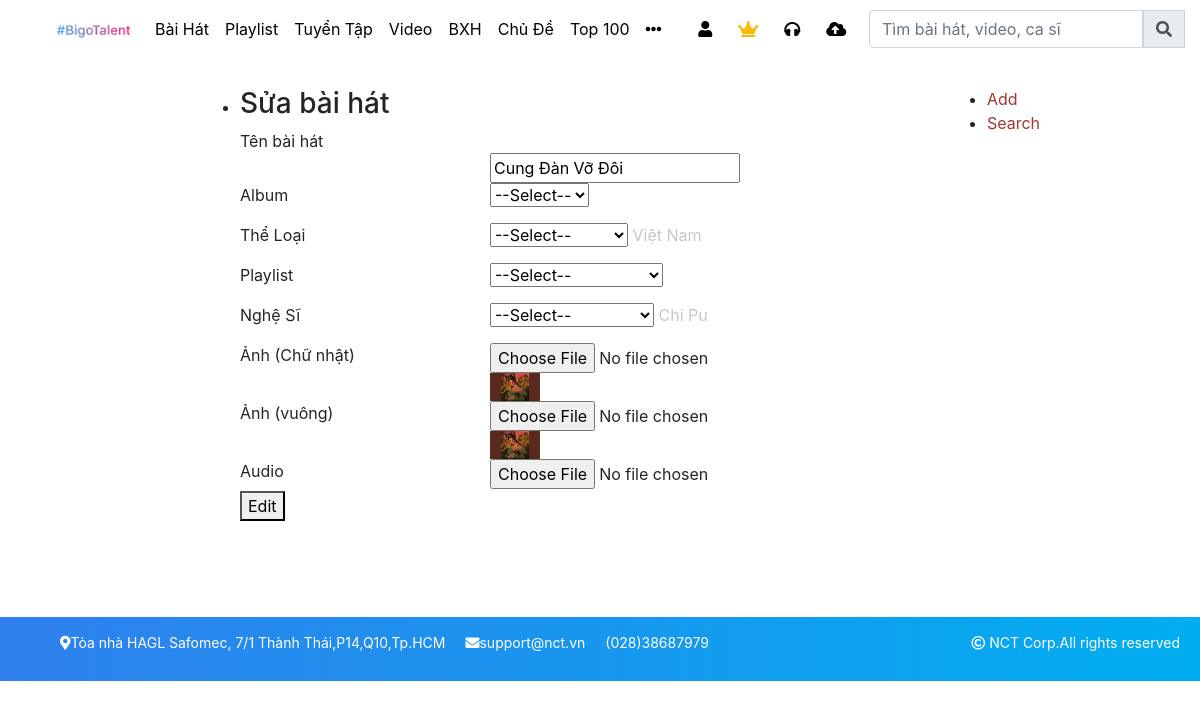
Page /public/edit.php?id=14&&table=baihat on the committed database.
### tables this page shows
CREATE TABLE `baihat` (
  `id` int(11) NOT NULL,
  `idAlbum` varchar(255) NOT NULL,
  `idTheloai` varchar(255) NOT NULL,
  `idPlaylist` varchar(255) NOT NULL,
  `idNghesi` varchar(255) NOT NULL,
  `name` varchar(255) NOT NULL,
  `img` varchar(255) NOT NULL,
  `img_square` varchar(255) NOT NULL,
  `audio` varchar(255) NOT NULL,
  `luotnghe` int(11) NOT NULL,
  `luotnghetuan` int(11) NOT NULL,
  `timecreate` timestamp NOT NULL DEFAULT current_timestamp(),
  `timeupdate` timestamp NULL DEFAULT NULL
);

### public/lib_db.php (called while the page is built, shortened)
<?php
global $link;
function select_one($sql){
	$data = exec_select($sql);
	return $data[0];
}
function exec_select($sql){
	global $link;
	$ret = isset($ret) ? $ret : array();
	$res = $link->query($sql);
	$err = mysqli_error($link);
	if ($res ){
		while( $row = $res->fetch_array(MYSQLI_ASSOC) )
		{
			$ret[]= $row ;
		}
	}
	return $ret;
}

### public/edit.php (the view, shortened to what this page needs)
<?php
	include("lib_db.php");
    if($_REQUEST["table"] == "baihat")
   	{
   		$table = isset($_REQUEST['table']) ? $_REQUEST['table'] : "";
   		$id = isset($_REQUEST['id']) ? $_REQUEST['id'] : "";
   		$sqlEdit = "Select * from {$table} where id = {$id}";
   		$edit = select_one($sqlEdit);
   		$baihatEdit = array();
   		array_push($baihatEdit, $edit["id"] );
   		array_push($baihatEdit,getNamebyid($edit["idAlbum"],"album") );
   		array_push($baihatEdit,getNamebyid($edit["idTheloai"],"theloai") );
   		array_push($baihatEdit, getNamebyid($edit["idPlaylist"],"playlist") );
   		array_push($baihatEdit,getNamebyid($edit["idNghesi"],"nghesi") );
   		array_push($baihatEdit, $edit["name"] );
   		array_push($baihatEdit, $edit["img"] );
   		array_push($baihatEdit, $edit["img_square"] );
   		array_push($baihatEdit, $edit["audio"] );
   	}
?>
<!DOCTYPE html>
<html lang="en">
<head>
  <link rel="stylesheet" href="https://maxcdn.bootstrapcdn.com/bootstrap/4.5.0/css/bootstrap.min.css">
  <link rel="stylesheet" href="https://use.fontawesome.com/releases/v5.7.0/css/all.css">
  <link rel="stylesheet" type="text/css" href="style_public.css">
</head>
<body>
	<div class="container ">
		<nav class="navbar navbar-expand-sm bg-white  fixed-top clear_both">
			<a class="navbar-brand nav-brand" href="#" style="margin-left: 40px !important">
			    <img src="images/ic_bigo_talent.png" alt="logo" style="max-width: 100%;height: 30px">
			</a>
			<ul id="navmenu" class="navbar-nav ">
			    <li class="nav-item">
			      <a class="nav-link" href="#">Bài Hát</a>
			    </li>
			    <li class="nav-item">
			      <a class="nav-link" href="#">Playlist</a>
			    </li>
			    <li class="nav-item">
			      <a class="nav-link" href="#">Tuyển Tập</a>
			    </li>
			    <li class="nav-item">
			      <a class="nav-link" href="#">Video</a>
			    </li>
			    <li class="nav-item">
			      <a class="nav-link" href="#">BXH</a>
			    </li>
			    <li class="nav-item">
			      <a class="nav-link" href="#">Chủ Đề</a>
			    </li>
			    <li class="nav-item">
			      <a class="nav-link" href="#">Top 100</a>
			    </li>
			    <li class="nav-item">
			      <a class="nav-link" href="#"><i class="fas fa-ellipsis-h"></i></a>
			    </li>
			</ul>
			<ul id="menu-icon" class="navbar-nav ml-auto nav-icon">
				<?php if(!isset($_COOKIE['user'])){
				?>
				<li id="login" class="nav-item" >
				    <a class="nav-link" href="#"><i class="fas fa-user"></i></a>
				</li>
			<?php } ?>
				<li class="nav-item">
				    <a class="nav-link" href="#" style="color: #fab905 !important"><i class="fas fa-crown"></i></a>
				</li>
				<li class="nav-item">
				    <a class="nav-link" href="#"><i class="fas fa-headphones"></i></a>
				</li>
				<li class="nav-item">
				    <a class="nav-link" href="#"><i class="fas fa-cloud-upload-alt"></i></a>
				</li>
			</ul>
			<form class="form-inline ml-auto  " action="/action_page.php">
			    <div class="input-group">
			      <input type="text" class="form-control" placeholder="Tìm bài hát, video, ca sĩ">
			      <div class="input-group-prepend">
			        <span class="input-group-text"><i class="fas fa-search"></i></span>
			      </div>
			    </div>
			</form>
		</nav>
	</div>
	<div class="container-fluid margin_top" style="">
		<div class="row">
		    <div class="col-lg-8 middle" style="padding: 30px 0px 0px 0px;">
		    	<ul class="add-list">
		    		<li class="<?php if ($table != "baihat"){
		    			echo "hideShowCase";}?>">
		    			<ul class="AddSearch">
			    				<li><a href="add.php?table=baihat">Add</a></li>
			    				<li><a href="trangquantri.php?table=baihat">Search</a></li>
		    			</ul>
		    			<h3>Sửa bài hát</h3>
		    			<form class="form form-baihat"  method="POST" enctype="multipart/form-data">
							<label>Tên bài hát</label>
							<input type="text" name="tenbaihat" value="<?php echo $edit["name"]?>" />
							<label>Album</label>
							<select name="album" class="clalbum">
								<option value="<?php echo $edit["name"]?>">--Select--</option>
							</select>
							<label>Thể Loại</label>
							<select class="cltheloai" name="theloai">
								<option value="">--Select--</option>
							</select>
							<span class="cltheloai"><?php echo $baihatEdit[2]?></span><p class="cltheloai"></p>
							<label>Playlist</label>
							<select name="playlist" class="clplaylist">
								<option value="">--Select--</option>
							</select>
							<label>Nghệ Sĩ</label>
							<select name="nghesi" class="clnghesi">
								<option value="">--Select--</option>
							</select>
							<span class="clnghesi"><?php echo $baihatEdit[4]?></span>
							<label>Ảnh (Chữ nhật)</label>
							<input type="file" name="img"  value=""/>
							<img src="<?php echo $baihatEdit[6]?>" width="50px"/>
							<label>Ảnh (vuông)</label>
							<input type="file" name="img_square" value=""/>
							<img class="climg_square" src="<?php echo $baihatEdit[7]?>" width="50px"/>
							<label>Audio</label>
							<input type="file" name="audio" value=""/>
							<button id="editBaihat" type="button">Edit</button>
						</form>
		    		</li>
		    	</ul>
		    </div>
		     <div class="col-lg-2 right" style="">
		    	</div>
	 	</div>
	</div>
	<div class="footer">
	  <div class="container-footer">
	  	<ul>
	  		<li><i class="fas fa-map-marker-alt"></i>Tòa nhà HAGL Safomec, 7/1 Thành Thái,P14,Q10,Tp.HCM</li>
	  		<li><i class="fas fa-envelope"></i>support@nct.vn</li>
	  		<li><i class="fas fa-phone-alt"></i>(028)38687979</li>
	  		<li style="float: right; padding-right: 20px;"><i class="far fa-copyright"></i> NCT Corp.All rights reserved</li>
	  	</ul>
	  </div>
	</div>
</body>
</html>

### public/style_public.css (style rules this page uses)
body { width: 100%; background-color:#pink; }
.container { background-color: #fff !important; }
ul { list-style-type: none; }
.clear_both { clear: both; }
.margin_top { margin-top: 57px; }
ul.nav-icon li { margin-right: 10px; }
a { color: black; text-decoration: none; }
a:link { text-decoration: none; }
span { color: #c7c7c7;; }
.right { height: 100%; padding: 20px 0px 0px 0px; position: relative; }
.container-fluid { background-color:#green }
.footer { background: linear-gradient(to right, #2f80ed 0%,#00aeef 100%); }
.container-footer { width: 100%; height: 64px; }
.container-footer ul { width: 100%; height: 64px; clear: both; margin-bottom: 0px; }
.container-footer li { float: left; color: #fff; font-size: 14px; margin-left: 20px; padding-top: 15px; }
.add-list { width: 100%; position: relative; }
.add-list > li { width: 100%; position: absolute; }

### public/edit.php (style rules this page uses)
.container-fluid { height: 560px !important; }
.form { width : 500px; }
.form label { width:50%;float:left; }
.form input { width:50%;float:left; }
.middle ul:first-child { list-style-type: disc; float: right; }
.middle a { color: #A3362D; }

### rows in the picture
baihat: tenbaihat "Cung Đàn Vỡ Đôi", img (picture), img_square (picture)

### other values in the picture
$baihatEdit[2] "Việt Nam"
$baihatEdit[4] "Chi Pu"
